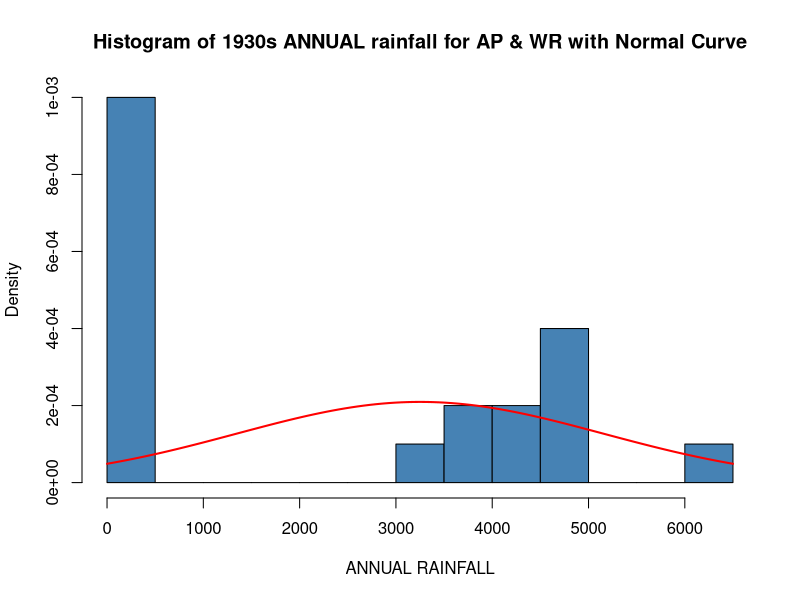
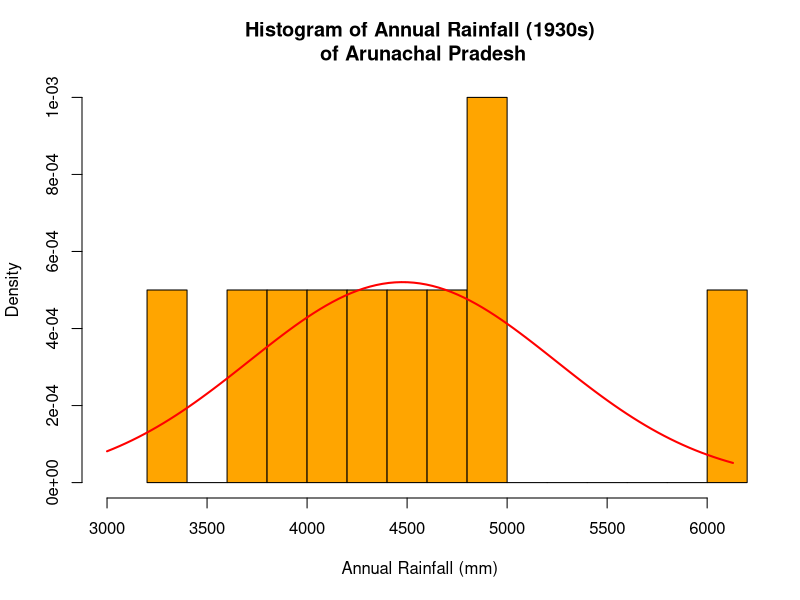

Recreate these plots in R, in order.
#Install and load library readr & tidyverse
library(readr)
library(tidyverse)

# Import the Dataset
rainfall_india <- read_csv("rainfall_india.csv")
View(rainfall_india)

print(colnames(rainfall_india))

# printing first 5 rows
print(head(rainfall_india, 5))

#Creating Decades using the years
rainfall_india$Decade <- (rainfall_india$YEAR %/% 10) * 10

#Removes NA values from dataset
rainfall_india <- na.omit(rainfall_india)

#Rename column from SUBDIVISION to REGION
colnames (rainfall_india)[1] <- "REGION"

#Calculate mean annual rainfall per region per decade
mean_annual_rainfall_per_region_per_decade <- rainfall_india %>% group_by(REGION, Decade) %>% summarize( MeanAnnualRainfall = mean(ANNUAL, na.rm = TRUE), .groups = "drop" )

#Sort table in descending order of mean annual rainfall
sorted_meanAnnualRainfall_table <- mean_annual_rainfall_per_region_per_decade %>%
  arrange(desc(MeanAnnualRainfall))

#View sorted table (to see decades in descending order of mean annual rainfall)
View(sorted_meanAnnualRainfall_table)

#Create a 1930s table (decade with the second highest mean annual rainfall)
decade_1930_table <- mean_annual_rainfall_per_region_per_decade %>%  filter(Decade == 1930)

view(decade_1930_table) 

#Obtain the max and min annual rainfall regions for the 1910 decade
#decade_1910_table$REGION[which.max(decade_1910_table$MeanAnnualRainfall)]

#decade_1910_table$REGION[which.min(decade_1910_table$MeanAnnualRainfall)]

#Filter rainfall dataset to return data for the 2 regions (Arunachal Pradesh & West Rajasthan) in 1930s
two_regions <- rainfall_india %>%
  filter(REGION %in% c("ARUNACHAL PRADESH", "WEST RAJASTHAN"), YEAR >= 1930,
         YEAR <= 1939)

#Extract the annual values for each group (For statistical testing)
arunachal_pradesh <- two_regions %>% 
  filter(REGION == "ARUNACHAL PRADESH") %>% 
  pull(ANNUAL)

west_rajasthan <- two_regions %>% 
  filter(REGION == "WEST RAJASTHAN") %>% 
  pull(ANNUAL)

#Perform basic statistical analysis for both regions
summary(arunachal_pradesh)
summary(west_rajasthan)

#Plot histogram of both regions (to determine type of test)
x <- two_regions$ANNUAL
hist(x,
     breaks = 10,
     xlab = "ANNUAL RAINFALL",
     ylab = "Density",
     main = "Histogram of 1930s ANNUAL rainfall for AP & WR with Normal Curve",
     col = "steelblue",
     freq = FALSE) 

#Add normal curve overlay to histogram
curve(dnorm(x, mean = mean(x, na.rm = TRUE), sd = sd(x, na.rm = TRUE)),
      add = TRUE,
      col = "red",
      lwd = 2)
# Histogram for Arunachal Pradesh only (1930s)
ap <- arunachal_pradesh   # just to make the code shorter

hist(ap,
     breaks = 10,
     main = "Histogram of Annual Rainfall (1930s)\n of Arunachal Pradesh",
     xlab = "Annual Rainfall (mm)",
     ylab = "Density",
     col = "orange",
     freq = FALSE,
     xlim = c(3000, max(ap, na.rm = TRUE))
     )

# Add a normal distribution curve for AP only
curve(dnorm(x, mean = mean(ap, na.rm = TRUE), sd = sd(ap, na.rm = TRUE)),
      add = TRUE,
      col = "red",
      lwd = 2)


#Run independent t-test
t.test(arunachal_pradesh, west_rajasthan, paired = FALSE)
